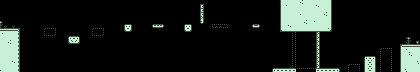

This game map was drawn from its Tiled (.tmx) file and the tilesets committed beside it. A one-line description and the trimmed map source follow:
An orthogonal 105x18 tile map with 4x4 px tiles, 5 tile layers (background, platforms, switchBoard, switchAlt, ...), 1 hidden layer not drawn, 3 tilesets.

<map version="1.2" tiledversion="1.3.5" orientation="orthogonal" renderorder="right-down" width="105" height="18" tilewidth="4" tileheight="4" infinite="0" nextlayerid="14" nextobjectid="1">
 <tileset firstgid="1" source="Tilesets/Tileset1.tsx" />
 <tileset firstgid="101" source="Tilesets/switchBlocks.tsx" />
 <tileset firstgid="173" source="Tilesets/spawnSprites.tsx" />
 <layer id="11" name="background" width="105" height="18">
  <data>[1890 cells, 151 non-empty, 13 distinct tile ids]</data>
 </layer>
 <layer id="2" name="platforms" width="105" height="18">
  <properties>
   <property name="Collidable" type="bool" value="true" />
  </properties>
  <data>[1890 cells, 53 non-empty, 9 distinct tile ids]</data>
 </layer>
 <layer id="8" name="switchBoard" width="105" height="18">
  <properties>
   <property name="switchBlock" type="bool" value="true" />
   <property name="switchDelay" type="float" value="0.8" />
  </properties>
  <data>[1890 cells, 61 non-empty, 14 distinct tile ids]</data>
 </layer>
 <layer id="13" name="switchAlt" width="105" height="18">
  <properties>
   <property name="switchBlock" type="bool" value="true" />
   <property name="switchDelay" type="float" value="0.6" />
  </properties>
  <data>[1890 cells, 45 non-empty, 17 distinct tile ids]</data>
 </layer>
 <layer id="12" name="falling" width="105" height="18">
  <properties>
   <property name="Falling" type="float" value="0.01" />
  </properties>
  <data>[1890 cells, 5 non-empty, 3 distinct tile ids]</data>
 </layer>
 <layer id="10" name="spawnSprites" width="105" height="18" visible="0">
  <properties>
   <property name="spawn" type="bool" value="true" />
  </properties>
  <data>[1890 cells, 1 non-empty, 1 distinct tile ids]</data>
 </layer>
</map>
